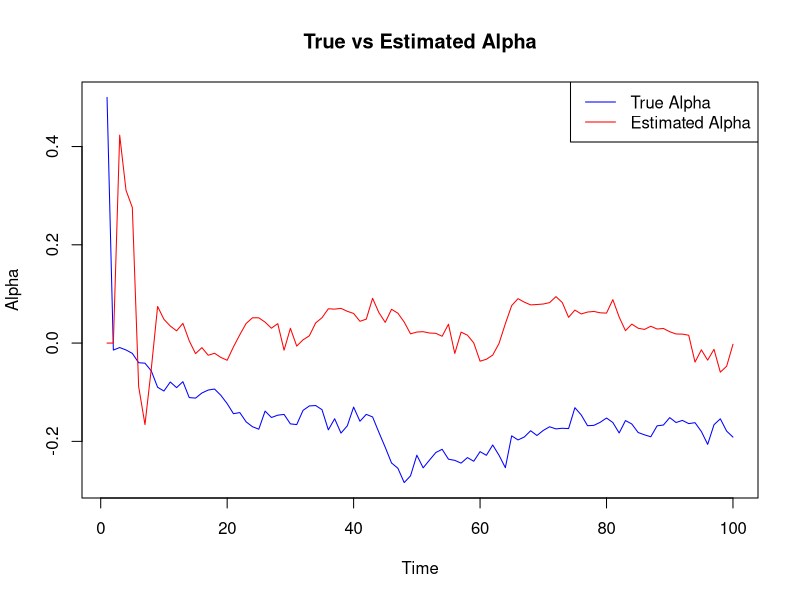

R code for this plot:
# AUTHOR: OZAN HATIPOGLU - ADVANCED TIME SERIES LECTURE NOTES
# Extended Kalman Filter with Time Variable  Parameters
set.seed(123)  # For reproducibility
T <- 100  # Number of time steps
phi <- 0.9  # AR coefficient for x1
beta <- 0.1  # Constant term for influence on x2

# Simulate x1 as an AR(1) process
x1 <- stats::filter(rnorm(T), filter = phi, method = "recursive")

# Simulate alpha as a random walk
alpha_true <- cumsum(rnorm(T, sd = 0.02))  # True alpha values
alpha_true <- c(0.5, alpha_true[-T])  # Assuming initial alpha is 0.5

# Simulate x2 influenced by alpha and x1
x2 <- beta + alpha_true * x1 + rnorm(T, sd = sqrt(0.1))

# Simulate observations with noise
y <- x1 + rnorm(T, sd = 0.1)  # Observation for x1
y2 <- x2 + rnorm(T, sd = 0.1)  # Observation for x2, assuming direct observation

# EKF Initialization
xhat <- matrix(0, nrow = 3, ncol = T)  # State estimates (x1, x2, alpha)
P <- array(0, c(3, 3, T))  # Covariance estimates
P[,,1] <- diag(c(1, 1, 1))  # Initial covariance estimate
Q <- diag(c(0.01, 0.01, 0.0004))  # Process noise covariance (including alpha)
R <- 0.1  # Observation noise covariance (assuming same for simplicity)

# Observation matrix (assuming direct observation of x1 and x2)
H <- matrix(c(1,0,0, 0,1,0), nrow = 2, byrow = TRUE)

# EKF Process
for (t in 2:T) {
  # State transition matrix A
  A <- matrix(c(1, 0, 0,
                0, 1, xhat[1,t-1],
                0, 0, 1), nrow = 3, byrow = TRUE)
  
  # Prediction
  xhat_pred <- A %*% xhat[,t-1]
  P_pred <- A %*% P[,,t-1] %*% t(A) + Q
  
  # Observation update
  y_t <- c(y[t], y2[t])  # Current observations
  K <- P_pred %*% t(H) %*% solve(H %*% P_pred %*% t(H) + diag(c(R, R)))
  xhat[,t] <- xhat_pred + K %*% (y_t - H %*% xhat_pred)
  P[,,t] <- (diag(3) - K %*% H) %*% P_pred
}

# Visualization
time <- 1:T
plot(time, alpha_true, type='l', col='blue', ylim=range(c(alpha_true, xhat[3,])), ylab='Alpha', xlab='Time', main='True vs Estimated Alpha')
lines(time, xhat[3,], col='red')
legend('topright', legend=c('True Alpha', 'Estimated Alpha'), col=c('blue', 'red'), lty=1)
